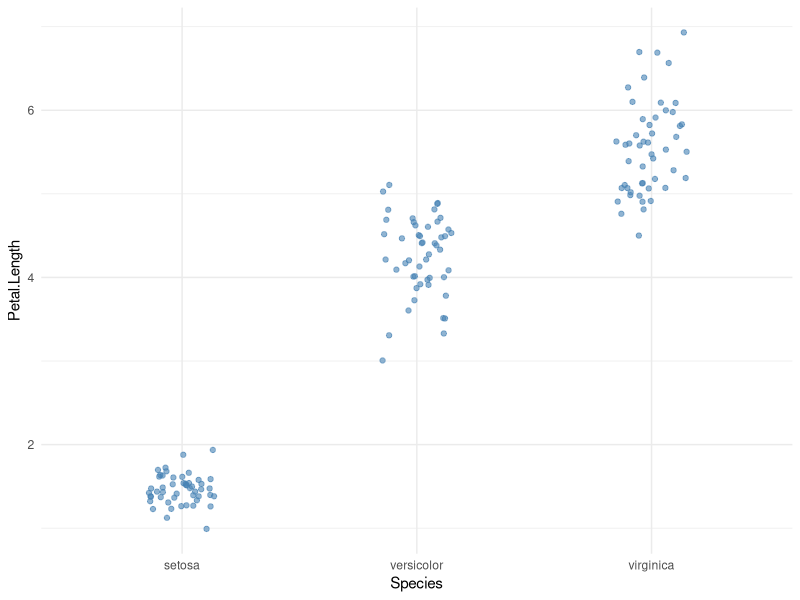
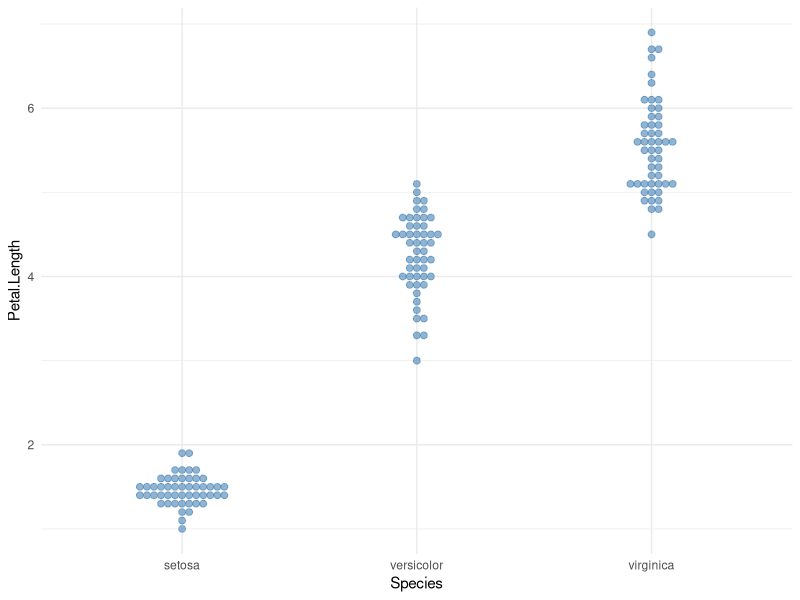
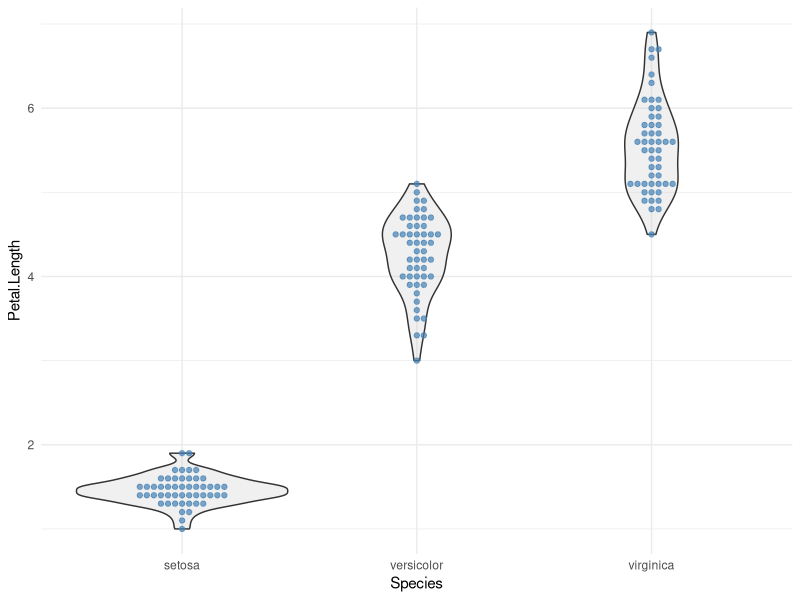

Here is the R script that generated these plots, in order:
library(ggbeeswarm)

# Strip plot simples (com jitter para evitar sobreposicao)
ggplot(iris, aes(x = Species, y = Petal.Length)) +
  geom_jitter(width = 0.15, alpha = 0.6, color = "steelblue") +
  theme_minimal()

# Beeswarm: organiza os pontos sem sobreposicao
ggplot(iris, aes(x = Species, y = Petal.Length)) +
  geom_beeswarm(alpha = 0.6, color = "steelblue", size = 2) +
  theme_minimal()

# Combinacao: violin + beeswarm (melhor dos dois mundos)
ggplot(iris, aes(x = Species, y = Petal.Length)) +
  geom_violin(alpha = 0.3, fill = "gray80") +
  geom_beeswarm(alpha = 0.7, color = "steelblue") +
  theme_minimal()
